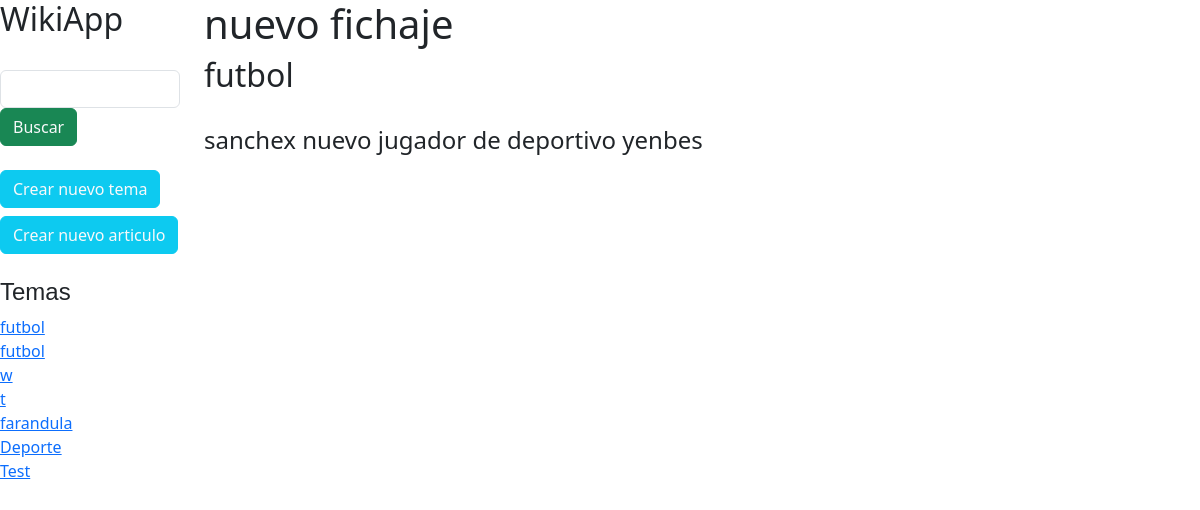
Page /vistaArticulo/4 on the committed database.
### vistaPrincipal/models.py (models this page shows)
class tema(models.Model):
    nombreTema = models.CharField(max_length=128, null=True, blank=True)
    descripcionTema = models.CharField(max_length=512, null=True, blank=True)

class articulo(models.Model):
    tituloArticulo = models.CharField(max_length=128,null=True, blank=True)
    contenidoArticulo = models.CharField(max_length=1024,null=True, blank=True)
    temaSeleccionado = models.ForeignKey(tema, null=True, blank=True, on_delete=models.SET_NULL)

### vistaPrincipal/views.py (the view)
# urls.py: path('vistaArticulo/<str:idArticulo>',views.vistaArticulo, name = 'vistaArticulo'),
def vistaArticulo(request,idArticulo):
    listaTemas = tema.objects.all().order_by('id')
    objArticulo = articulo.objects.get(id=idArticulo)
    return render(request, 'vistaArticulo.html',{
         'listaTemas':listaTemas,
         'objArticulo':objArticulo,
    })

### vistaPrincipal/templates/vistaArticulo.html (shortened to what this page needs)
{% extends "layout.html" %}
{% block contenido %}
    <h1>{{ objArticulo.tituloArticulo }}</h1>
    <h2> {{ objArticulo.temaSeleccionado.nombreTema }} </h2>
    <br>
    <div>
        <h4>{{ objArticulo.contenidoArticulo }}</h4>
    </div>
{% endblock %}

### vistaPrincipal/templates/layout.html (shortened to what this page needs)
<!DOCTYPE html>
<html>
    <head>
        <link href="https://cdn.jsdelivr.net/npm/bootstrap@5.3.0/dist/css/bootstrap.min.css" rel="stylesheet">
    </head>
    <body>
        <div class="row">
            <div class="col-lg-2">
                <h2 class="fw-medium">WikiApp</h2>
                <br>
                <form method="POST" action="{% url 'vistaPrincipal:vistaBusqueda' %}">
                    <input type="text" class="form-control" name="textoBusqueda">
                    <input type="submit" value="Buscar" class="btn btn-success text-light ">
                </form>
                <br>
                <div>
                    <a class="btn btn-info text-light" href="{% url 'vistaPrincipal:nuevoTema'  %}">Crear nuevo tema</a>
                </div>
                <div style="margin-top: 8px;">
                    <a class="btn btn-info text-light"  href="{% url 'vistaPrincipal:nuevoArticulo'  %}">Crear nuevo articulo</a>
                </div>
                <br>
                <div>
                    <h4 style="font-family: helvetica, Arial, sans-serif;">Temas</h4>
                    {% for temaInfo in listaTemas %}
                        <div>
                            <a href="{% url 'vistaPrincipal:vistaArticulosPorTemas' temaInfo.id %}">{{ temaInfo.nombreTema }}</a>
                        </div>
                    {% endfor %}
                </div>
            </div>
            <div class="col-lg-10">
                {% block contenido %}
                {% endblock %}
            </div>
        </div>
    </body>
</html>

### rows in the picture
tema: nombreTema "futbol"
tema: nombreTema "futbol"
tema: nombreTema "w"
tema: nombreTema "t"
tema: nombreTema "farandula"
tema: nombreTema "Deporte"
tema: nombreTema "Test"
articulo: temaSeleccionado.nombreTema "futbol", contenidoArticulo "sanchex nuevo jugador de deportivo yenbes"
